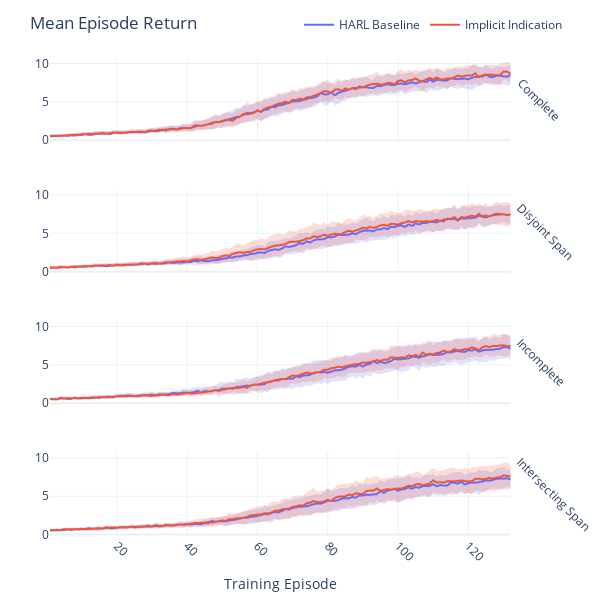

The cell this chart's notebook holds for it:
### Markdown cell above
## Training

### Code cell
import plotly.express as px
import plotly.graph_objects as go

# Known Metrics: "time_this_iter_s", "time_total_s", 
# "timers/env_runner_sampling_timer", "env_runners/episode_return_min", 
# "env_runners/episode_return_max", "env_runners/episode_return_mean"
metric = "env_runners/episode_return_mean"
df_tr = pd.read_csv(f"{TRAINING}_history.csv")

def hex_to_rgba(hex_color, alpha=0.20):
    hex_color = hex_color.lstrip("#")
    r, gg, b = tuple(int(hex_color[i:i+2], 16) for i in (0, 2, 4))
    return f"rgba({r},{gg},{b},{alpha})"

# ---- Aggregate mean + band (std or CI) ----

g = (
    df_tr[["sensor_conf", "config/induced_hom", "_step", metric]]
    .groupby(["sensor_conf", "config/induced_hom", "_step"], observed=True)
    .agg(
        mean=(metric, "mean"),
        n=(metric, "size"),
        std=(metric, "std")
    )
    .reset_index()
)
g["std"] = g["std"].fillna(0.0)
g["se"] = g["std"] / np.sqrt(g["n"].clip(lower=1))

# Choose your band: 1*std (wider, intuitive) or 1.96*se (95% CI)
USE_STD_BAND = True
g["band"] = g["std"] if USE_STD_BAND else 1.96 * g["se"]
g["lower"] = g["mean"] - g["band"]
g["upper"] = g["mean"] + g["band"]

# ---- Figure (mean lines ± CI band) ----
g["config/induced_hom"] = g["config/induced_hom"].replace(
    {True: "Implicit Indication", False: "HARL Baseline"})

fig = px.line(
    g,
    x="_step",
    y="mean",
    color="config/induced_hom",
    facet_row="sensor_conf",
    facet_row_spacing=0.1, # default is 0.07
)

# ---- Add Error Bands ---- 

# Match Facet Order
cats_order = list(pd.unique(g["sensor_conf"]))
cats_order.reverse()

# Match Correct Colors
colorway = fig.layout.colorway or px.colors.qualitative.Plotly
color_levels = list(g["config/induced_hom"].drop_duplicates())
color_map = {lvl: colorway[i % len(colorway)] for i, lvl in enumerate(color_levels)}
fill_map  = {lvl: hex_to_rgba(color_map[lvl], 0.20) for lvl in color_levels}

# Add bands by sensor config x algo
for (conf, ih), df_grp in g.groupby(["sensor_conf", "config/induced_hom"], observed=True):
    df_grp = df_grp.sort_values("_step")
    fig.add_trace(
        go.Scatter(
            x=df_grp["_step"], y=df_grp["upper"],
            mode="lines", line=dict(width=0),
            showlegend=False, hoverinfo="skip", legendgroup=f"{ih}",
        ),
        col=1, row=cats_order.index(conf) + 1,
    )
    fig.add_trace(
        go.Scatter(
            x=df_grp["_step"], y=df_grp["lower"],
            mode="lines", line=dict(width=0),
            fill="tonexty", 
            fillcolor=fill_map[ih],
            showlegend=False, hoverinfo="skip", legendgroup=f"{ih}",
        ),
        col=1, row=cats_order.index(conf) + 1,
    )
# Per Facet updates
fig.for_each_annotation(lambda a: a.update(
    text=(
        a.text.split("=")[-1]   # Remove "sensor_conf=__"
        .replace("_"," ").title() # Make title
    ), textangle = 45))
fig.for_each_yaxis(lambda y: y.update(title=""))

# Overall updates
fig.update_layout(
    template = "plotly_white",
    title_text = "Mean Episode Return",
    margin = dict(t=40, r=80, b=10, l=10),
    xaxis_title = "Training Episode",
    legend_title_text = "",
    legend=dict(
        orientation="h",
        yanchor="top",
        y=1.1,
        xanchor="right",
        x=1.1
    ),
    width=600,
    height=600,
)
fig.update_xaxes(tickangle=45)

fig.write_image(f"training_curves.png",
                width=600,
                height=600,
)
fig.show()

### Figure 1 — Plotly figure (JSON) as saved in the notebook; plotly's stock layout.template omitted (floating-point values rounded to 4 significant figures; data arrays with more than 128 entries replaced by an {"elided": "..."} marker saying what was removed)
{"data": [{"hovertemplate": "config/induced_hom=HARL Baseline<br>sensor_conf=complete<br>_step=%{x}<br>mean=%{y}<extra></extra>", "legendgroup": "HARL Baseline", "line": {"color": "#636efa", "dash": "solid"}, "marker": {"symbol": "circle"}, "mode": "lines", "name": "HARL Baseline", "showlegend": true, "type": "scattergl", "x": {"elided": "132 int values"}, "xaxis": "x4", "y": {"elided": "132 float values"}, "yaxis": "y4"}, {"hovertemplate": "config/induced_hom=HARL Baseline<br>sensor_conf=disjoint_span<br>_step=%{x}<br>mean=%{y}<extra></extra>", "legendgroup": "HARL Baseline", "line": {"color": "#636efa", "dash": "solid"}, "marker": {"symbol": "circle"}, "mode": "lines", "name": "HARL Baseline", "showlegend": false, "type": "scattergl", "x": {"elided": "132 int values"}, "xaxis": "x3", "y": {"elided": "132 float values"}, "yaxis": "y3"}, {"hovertemplate": "config/induced_hom=HARL Baseline<br>sensor_conf=incomplete<br>_step=%{x}<br>mean=%{y}<extra></extra>", "legendgroup": "HARL Baseline", "line": {"color": "#636efa", "dash": "solid"}, "marker": {"symbol": "circle"}, "mode": "lines", "name": "HARL Baseline", "showlegend": false, "type": "scattergl", "x": {"elided": "132 int values"}, "xaxis": "x2", "y": {"elided": "132 float values"}, "yaxis": "y2"}, {"hovertemplate": "config/induced_hom=HARL Baseline<br>sensor_conf=intersecting_span<br>_step=%{x}<br>mean=%{y}<extra></extra>", "legendgroup": "HARL Baseline", "line": {"color": "#636efa", "dash": "solid"}, "marker": {"symbol": "circle"}, "mode": "lines", "name": "HARL Baseline", "showlegend": false, "type": "scattergl", "x": {"elided": "132 int values"}, "xaxis": "x", "y": {"elided": "132 float values"}, "yaxis": "y"}, {"hovertemplate": "config/induced_hom=Implicit Indication<br>sensor_conf=complete<br>_step=%{x}<br>mean=%{y}<extra></extra>", "legendgroup": "Implicit Indication", "line": {"color": "#EF553B", "dash": "solid"}, "marker": {"symbol": "circle"}, "mode": "lines", "name": "Implicit Indication", "showlegend": true, "type": "scattergl", "x": {"elided": "132 int values"}, "xaxis": "x4", "y": {"elided": "132 float values"}, "yaxis": "y4"}, {"hovertemplate": "config/induced_hom=Implicit Indication<br>sensor_conf=disjoint_span<br>_step=%{x}<br>mean=%{y}<extra></extra>", "legendgroup": "Implicit Indication", "line": {"color": "#EF553B", "dash": "solid"}, "marker": {"symbol": "circle"}, "mode": "lines", "name": "Implicit Indication", "showlegend": false, "type": "scattergl", "x": {"elided": "132 int values"}, "xaxis": "x3", "y": {"elided": "132 float values"}, "yaxis": "y3"}, {"hovertemplate": "config/induced_hom=Implicit Indication<br>sensor_conf=incomplete<br>_step=%{x}<br>mean=%{y}<extra></extra>", "legendgroup": "Implicit Indication", "line": {"color": "#EF553B", "dash": "solid"}, "marker": {"symbol": "circle"}, "mode": "lines", "name": "Implicit Indication", "showlegend": false, "type": "scattergl", "x": {"elided": "132 int values"}, "xaxis": "x2", "y": {"elided": "132 float values"}, "yaxis": "y2"}, {"hovertemplate": "config/induced_hom=Implicit Indication<br>sensor_conf=intersecting_span<br>_step=%{x}<br>mean=%{y}<extra></extra>", "legendgroup": "Implicit Indication", "line": {"color": "#EF553B", "dash": "solid"}, "marker": {"symbol": "circle"}, "mode": "lines", "name": "Implicit Indication", "showlegend": false, "type": "scattergl", "x": {"elided": "132 int values"}, "xaxis": "x", "y": {"elided": "132 float values"}, "yaxis": "y"}, {"hoverinfo": "skip", "legendgroup": "HARL Baseline", "line": {"width": 0}, "mode": "lines", "showlegend": false, "type": "scatter", "x": {"elided": "132 int values"}, "xaxis": "x4", "y": {"elided": "132 float values"}, "yaxis": "y4"}, {"fill": "tonexty", "fillcolor": "rgba(99,110,250,0.2)", "hoverinfo": "skip", "legendgroup": "HARL Baseline", "line": {"width": 0}, "mode": "lines", "showlegend": false, "type": "scatter", "x": {"elided": "132 int values"}, "xaxis": "x4", "y": {"elided": "132 float values"}, "yaxis": "y4"}, {"hoverinfo": "skip", "legendgroup": "Implicit Indication", "line": {"width": 0}, "mode": "lines", "showlegend": false, "type": "scatter", "x": {"elided": "132 int values"}, "xaxis": "x4", "y": {"elided": "132 float values"}, "yaxis": "y4"}, {"fill": "tonexty", "fillcolor": "rgba(239,85,59,0.2)", "hoverinfo": "skip", "legendgroup": "Implicit Indication", "line": {"width": 0}, "mode": "lines", "showlegend": false, "type": "scatter", "x": {"elided": "132 int values"}, "xaxis": "x4", "y": {"elided": "132 float values"}, "yaxis": "y4"}, {"hoverinfo": "skip", "legendgroup": "HARL Baseline", "line": {"width": 0}, "mode": "lines", "showlegend": false, "type": "scatter", "x": {"elided": "132 int values"}, "xaxis": "x3", "y": {"elided": "132 float values"}, "yaxis": "y3"}, {"fill": "tonexty", "fillcolor": "rgba(99,110,250,0.2)", "hoverinfo": "skip", "legendgroup": "HARL Baseline", "line": {"width": 0}, "mode": "lines", "showlegend": false, "type": "scatter", "x": {"elided": "132 int values"}, "xaxis": "x3", "y": {"elided": "132 float values"}, "yaxis": "y3"}, {"hoverinfo": "skip", "legendgroup": "Implicit Indication", "line": {"width": 0}, "mode": "lines", "showlegend": false, "type": "scatter", "x": {"elided": "132 int values"}, "xaxis": "x3", "y": {"elided": "132 float values"}, "yaxis": "y3"}, {"fill": "tonexty", "fillcolor": "rgba(239,85,59,0.2)", "hoverinfo": "skip", "legendgroup": "Implicit Indication", "line": {"width": 0}, "mode": "lines", "showlegend": false, "type": "scatter", "x": {"elided": "132 int values"}, "xaxis": "x3", "y": {"elided": "132 float values"}, "yaxis": "y3"}, {"hoverinfo": "skip", "legendgroup": "HARL Baseline", "line": {"width": 0}, "mode": "lines", "showlegend": false, "type": "scatter", "x": {"elided": "132 int values"}, "xaxis": "x2", "y": {"elided": "132 float values"}, "yaxis": "y2"}, {"fill": "tonexty", "fillcolor": "rgba(99,110,250,0.2)", "hoverinfo": "skip", "legendgroup": "HARL Baseline", "line": {"width": 0}, "mode": "lines", "showlegend": false, "type": "scatter", "x": {"elided": "132 int values"}, "xaxis": "x2", "y": {"elided": "132 float values"}, "yaxis": "y2"}, {"hoverinfo": "skip", "legendgroup": "Implicit Indication", "line": {"width": 0}, "mode": "lines", "showlegend": false, "type": "scatter", "x": {"elided": "132 int values"}, "xaxis": "x2", "y": {"elided": "132 float values"}, "yaxis": "y2"}, {"fill": "tonexty", "fillcolor": "rgba(239,85,59,0.2)", "hoverinfo": "skip", "legendgroup": "Implicit Indication", "line": {"width": 0}, "mode": "lines", "showlegend": false, "type": "scatter", "x": {"elided": "132 int values"}, "xaxis": "x2", "y": {"elided": "132 float values"}, "yaxis": "y2"}, {"hoverinfo": "skip", "legendgroup": "HARL Baseline", "line": {"width": 0}, "mode": "lines", "showlegend": false, "type": "scatter", "x": {"elided": "132 int values"}, "xaxis": "x", "y": {"elided": "132 float values"}, "yaxis": "y"}, {"fill": "tonexty", "fillcolor": "rgba(99,110,250,0.2)", "hoverinfo": "skip", "legendgroup": "HARL Baseline", "line": {"width": 0}, "mode": "lines", "showlegend": false, "type": "scatter", "x": {"elided": "132 int values"}, "xaxis": "x", "y": {"elided": "132 float values"}, "yaxis": "y"}, {"hoverinfo": "skip", "legendgroup": "Implicit Indication", "line": {"width": 0}, "mode": "lines", "showlegend": false, "type": "scatter", "x": {"elided": "132 int values"}, "xaxis": "x", "y": {"elided": "132 float values"}, "yaxis": "y"}, {"fill": "tonexty", "fillcolor": "rgba(239,85,59,0.2)", "hoverinfo": "skip", "legendgroup": "Implicit Indication", "line": {"width": 0}, "mode": "lines", "showlegend": false, "type": "scatter", "x": {"elided": "132 int values"}, "xaxis": "x", "y": {"elided": "132 float values"}, "yaxis": "y"}], "layout": {"annotations": [{"font": {}, "showarrow": false, "text": "Intersecting Span", "textangle": 45, "x": 0.98, "xanchor": "left", "xref": "paper", "y": 0.0875, "yanchor": "middle", "yref": "paper"}, {"font": {}, "showarrow": false, "text": "Incomplete", "textangle": 45, "x": 0.98, "xanchor": "left", "xref": "paper", "y": 0.3625, "yanchor": "middle", "yref": "paper"}, {"font": {}, "showarrow": false, "text": "Disjoint Span", "textangle": 45, "x": 0.98, "xanchor": "left", "xref": "paper", "y": 0.6375, "yanchor": "middle", "yref": "paper"}, {"font": {}, "showarrow": false, "text": "Complete", "textangle": 45, "x": 0.98, "xanchor": "left", "xref": "paper", "y": 0.9125, "yanchor": "middle", "yref": "paper"}], "height": 600, "legend": {"orientation": "h", "title": {"text": ""}, "tracegroupgap": 0, "x": 1.1, "xanchor": "right", "y": 1.1, "yanchor": "top"}, "margin": {"b": 10, "l": 10, "r": 80, "t": 40}, "title": {"text": "Mean Episode Return"}, "width": 600, "xaxis": {"anchor": "y", "domain": [0, 0.98], "tickangle": 45, "title": {"text": "Training Episode"}}, "xaxis2": {"anchor": "y2", "domain": [0, 0.98], "matches": "x", "showticklabels": false, "tickangle": 45}, "xaxis3": {"anchor": "y3", "domain": [0, 0.98], "matches": "x", "showticklabels": false, "tickangle": 45}, "xaxis4": {"anchor": "y4", "domain": [0, 0.98], "matches": "x", "showticklabels": false, "tickangle": 45}, "yaxis": {"anchor": "x", "domain": [0, 0.175], "title": {"text": ""}}, "yaxis2": {"anchor": "x2", "domain": [0.275, 0.45], "matches": "y", "title": {"text": ""}}, "yaxis3": {"anchor": "x3", "domain": [0.55, 0.725], "matches": "y", "title": {"text": ""}}, "yaxis4": {"anchor": "x4", "domain": [0.825, 1], "matches": "y", "title": {"text": ""}}}}
